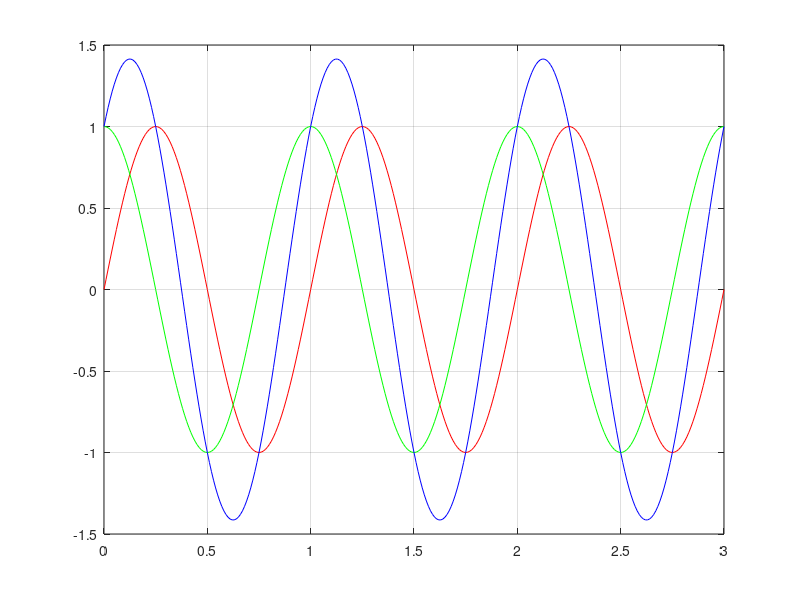

The MATLAB script that drew this image: (Note: this script raises an error after producing the figure.)
% Newton Raphson's Method
e = 0.01;
g = input('Enter an appropriate value: ');
while abs(g^2-3*g-28)>= e
  g = g -(g^2-3*g-28)/(2*g - 3);
end
disp('Root of the given equation is: ');
g
% Arrays in Matlab are initiated as follows: var.name = first.value.step.last.value
% if step value is not entered the default is 1
% Array operatios, a.+b = elementwise addition, etc.

% BASIC PLOTTING
x = 0:0.01:3;
t1= sin(2*pi*x);
t2 = cos(2*pi*x);
t3 = t1+t2;
plot(x, t1, 'r', x, t2, 'g', x, t3, 'b');
grid on;
legend("sin(2pi x)", "cos(2pi x)", "sin(2pi x)" + "cos(2pi x)");


